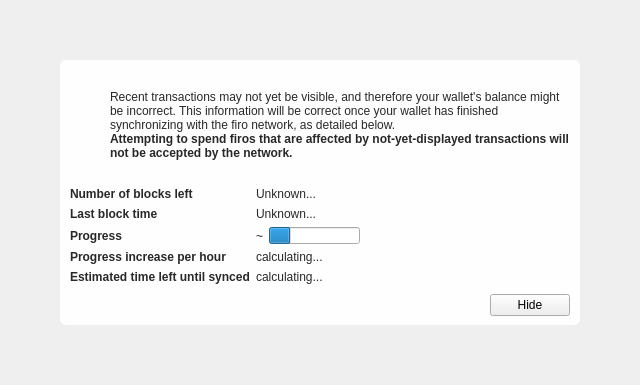
<?xml version="1.0" encoding="UTF-8"?>
<ui version="4.0">
 <class>ModalOverlay</class>
 <widget class="ModalOverlay" name="ModalOverlay">
  <property name="geometry">
   <rect>
    <x>0</x>
    <y>0</y>
    <width>640</width>
    <height>385</height>
   </rect>
  </property>
  <property name="windowTitle">
   <string>Form</string>
  </property>
  <layout class="QVBoxLayout" name="verticalLayout" stretch="0">
   <property name="sizeConstraint">
    <enum>QLayout::SetDefaultConstraint</enum>
   </property>
   <property name="leftMargin">
    <number>0</number>
   </property>
   <property name="topMargin">
    <number>0</number>
   </property>
   <property name="rightMargin">
    <number>0</number>
   </property>
   <property name="bottomMargin">
    <number>0</number>
   </property>
   <item>
    <widget class="QWidget" name="bgWidget" native="true">
     <property name="styleSheet">
      <string notr="true"/>
     </property>
     <layout class="QVBoxLayout" name="verticalLayoutMain" stretch="1">
      <property name="leftMargin">
       <number>60</number>
      </property>
      <property name="topMargin">
       <number>60</number>
      </property>
      <property name="rightMargin">
       <number>60</number>
      </property>
      <property name="bottomMargin">
       <number>60</number>
      </property>
      <item>
       <widget class="QWidget" name="contentWidget" native="true">
        <property name="styleSheet">
         <string notr="true">#contentWidget { background: rgba(255,255,255,240); border-radius: 6px; }

QLabel { color: rgb(40,40,40);  }</string>
        </property>
        <layout class="QVBoxLayout" name="verticalLayoutSub" stretch="1,0,0,0">
         <property name="spacing">
          <number>0</number>
         </property>
         <property name="leftMargin">
          <number>10</number>
         </property>
         <property name="topMargin">
          <number>10</number>
         </property>
         <property name="rightMargin">
          <number>10</number>
         </property>
         <property name="bottomMargin">
          <number>10</number>
         </property>
         <item>
          <layout class="QHBoxLayout" name="horizontalLayoutIconText" stretch="0,1">
           <property name="topMargin">
            <number>20</number>
           </property>
           <item>
            <layout class="QVBoxLayout" name="verticalLayoutIcon">
             <property name="leftMargin">
              <number>0</number>
             </property>
             <item>
              <widget class="QPushButton" name="warningIcon">
               <property name="enabled">
                <bool>false</bool>
               </property>
               <property name="text">
                <string/>
               </property>
               <property name="icon">
                <iconset>
                 <normaloff>:/icons/warning</normaloff>
                 <disabledoff>:/icons/warning</disabledoff>:/icons/warning</iconset>
               </property>
               <property name="iconSize">
                <size>
                 <width>48</width>
                 <height>48</height>
                </size>
               </property>
               <property name="flat">
                <bool>true</bool>
               </property>
              </widget>
             </item>
             <item>
              <spacer name="verticalSpacerWarningIcon">
               <property name="orientation">
                <enum>Qt::Vertical</enum>
               </property>
               <property name="sizeHint" stdset="0">
                <size>
                 <width>20</width>
                 <height>40</height>
                </size>
               </property>
              </spacer>
             </item>
            </layout>
           </item>
           <item>
            <layout class="QVBoxLayout" name="verticalLayoutInfoText">
             <property name="leftMargin">
              <number>0</number>
             </property>
             <property name="topMargin">
              <number>0</number>
             </property>
             <item>
              <widget class="QLabel" name="infoText">
               <property name="text">
                <string>Recent transactions may not yet be visible, and therefore your wallet's balance might be incorrect. This information will be correct once your wallet has finished synchronizing with the firo network, as detailed below.</string>
               </property>
               <property name="textFormat">
                <enum>Qt::RichText</enum>
               </property>
               <property name="wordWrap">
                <bool>true</bool>
               </property>
              </widget>
             </item>
             <item>
              <widget class="QLabel" name="infoTextStrong">
               <property name="font">
                <font>
                 <weight>75</weight>
                 <bold>true</bold>
                </font>
               </property>
               <property name="text">
                <string>Attempting to spend firos that are affected by not-yet-displayed transactions will not be accepted by the network.</string>
               </property>
               <property name="textFormat">
                <enum>Qt::RichText</enum>
               </property>
               <property name="wordWrap">
                <bool>true</bool>
               </property>
              </widget>
             </item>
             <item>
              <spacer name="verticalSpacerInTextSpace">
               <property name="orientation">
                <enum>Qt::Vertical</enum>
               </property>
               <property name="sizeHint" stdset="0">
                <size>
                 <width>20</width>
                 <height>40</height>
                </size>
               </property>
              </spacer>
             </item>
            </layout>
           </item>
          </layout>
         </item>
         <item>
          <spacer name="verticalSpacerAfterText">
           <property name="orientation">
            <enum>Qt::Vertical</enum>
           </property>
           <property name="sizeHint" stdset="0">
            <size>
             <width>20</width>
             <height>40</height>
            </size>
           </property>
          </spacer>
         </item>
         <item>
          <layout class="QFormLayout" name="formLayout">
           <property name="fieldGrowthPolicy">
            <enum>QFormLayout::FieldsStayAtSizeHint</enum>
           </property>
           <property name="horizontalSpacing">
            <number>6</number>
           </property>
           <property name="verticalSpacing">
            <number>6</number>
           </property>
           <property name="topMargin">
            <number>10</number>
           </property>
           <item row="0" column="0">
            <widget class="QLabel" name="labelNumberOfBlocksLeft">
             <property name="font">
              <font>
               <weight>75</weight>
               <bold>true</bold>
              </font>
             </property>
             <property name="text">
              <string>Number of blocks left</string>
             </property>
            </widget>
           </item>
           <item row="0" column="1">
            <widget class="QLabel" name="numberOfBlocksLeft">
             <property name="text">
              <string>Unknown...</string>
             </property>
            </widget>
           </item>
           <item row="1" column="0">
            <widget class="QLabel" name="labelLastBlockTime">
             <property name="font">
              <font>
               <weight>75</weight>
               <bold>true</bold>
              </font>
             </property>
             <property name="text">
              <string>Last block time</string>
             </property>
            </widget>
           </item>
           <item row="1" column="1">
            <widget class="QLabel" name="newestBlockDate">
             <property name="sizePolicy">
              <sizepolicy hsizetype="Maximum" vsizetype="Preferred">
               <horstretch>0</horstretch>
               <verstretch>0</verstretch>
              </sizepolicy>
             </property>
             <property name="text">
              <string>Unknown...</string>
             </property>
            </widget>
           </item>
           <item row="2" column="0">
            <widget class="QLabel" name="labelSyncDone">
             <property name="font">
              <font>
               <weight>75</weight>
               <bold>true</bold>
              </font>
             </property>
             <property name="text">
              <string>Progress</string>
             </property>
            </widget>
           </item>
           <item row="2" column="1">
            <layout class="QHBoxLayout" name="horizontalLayoutSync" stretch="0,1">
             <item>
              <widget class="QLabel" name="percentageProgress">
               <property name="text">
                <string notr="true">~</string>
               </property>
              </widget>
             </item>
             <item>
              <widget class="QProgressBar" name="progressBar">
               <property name="value">
                <number>24</number>
               </property>
               <property name="format">
                <string/>
               </property>
              </widget>
             </item>
            </layout>
           </item>
           <item row="4" column="0">
            <widget class="QLabel" name="labelProgressIncrease">
             <property name="font">
              <font>
               <weight>75</weight>
               <bold>true</bold>
              </font>
             </property>
             <property name="text">
              <string>Progress increase per hour</string>
             </property>
            </widget>
           </item>
           <item row="4" column="1">
            <widget class="QLabel" name="progressIncreasePerH">
             <property name="text">
              <string>calculating...</string>
             </property>
            </widget>
           </item>
           <item row="5" column="0">
            <widget class="QLabel" name="labelEstimatedTimeLeft">
             <property name="font">
              <font>
               <weight>75</weight>
               <bold>true</bold>
              </font>
             </property>
             <property name="text">
              <string>Estimated time left until synced</string>
             </property>
            </widget>
           </item>
           <item row="5" column="1">
            <widget class="QLabel" name="expectedTimeLeft">
             <property name="text">
              <string>calculating...</string>
             </property>
            </widget>
           </item>
          </layout>
         </item>
         <item>
          <layout class="QHBoxLayout" name="horizontalLayoutButtons">
           <property name="leftMargin">
            <number>10</number>
           </property>
           <property name="topMargin">
            <number>10</number>
           </property>
           <item>
            <spacer name="horizontalSpacer">
             <property name="orientation">
              <enum>Qt::Horizontal</enum>
             </property>
             <property name="sizeHint" stdset="0">
              <size>
               <width>40</width>
               <height>20</height>
              </size>
             </property>
            </spacer>
           </item>
           <item>
            <widget class="QPushButton" name="closeButton">
             <property name="text">
              <string>Hide</string>
             </property>
            </widget>
           </item>
          </layout>
         </item>
        </layout>
       </widget>
      </item>
     </layout>
    </widget>
   </item>
  </layout>
 </widget>
 <customwidgets>
  <customwidget>
   <class>ModalOverlay</class>
   <extends>QWidget</extends>
   <header>modaloverlay.h</header>
   <container>1</container>
  </customwidget>
 </customwidgets>
 <resources/>
 <connections/>
</ui>
